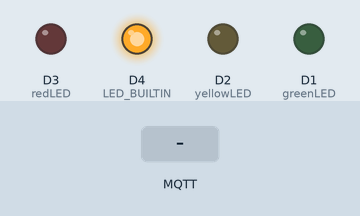
Simulated run of this sketch. Board: ESP8266 (Wemos D1 mini). Parts: output pins drawn as LEDs (lit = HIGH, except the on-board LED, lit = LOW). Dashed ring = blinking. The inputs (shaded band) are chosen by the test bench. WiFi joins after 1.5 s; servers stay silent unless stated; no MQTT or app messages arrive unless stated; what the sketch prints to the serial monitor is not drawn.

Above: at 4.7 s.
4.8 s: MQTT message "blink" arrives on the first subscribed topic
At 5.4 s:
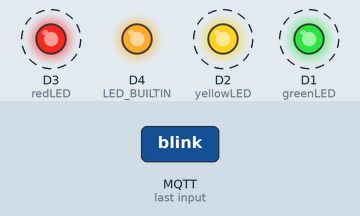
7.8 s: MQTT message "red" arrives on the first subscribed topic
At 8.3 s:
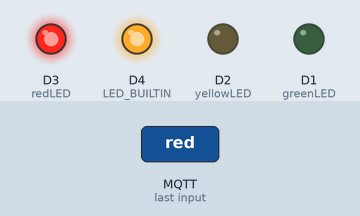
9.4 s: MQTT message "yellow" arrives on the first subscribed topic
At 10.7 s:
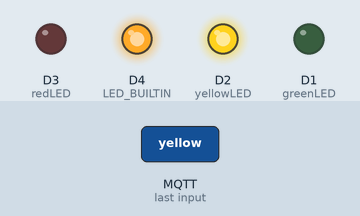
11.0 s: MQTT message "green" arrives on the first subscribed topic
At 12.0 s:
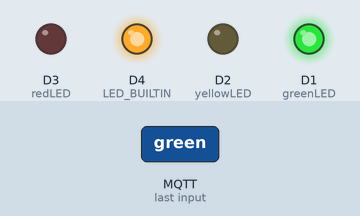
Timing chart, 0 to 13.6 s (numbered marks = the images above; inputs shaded):
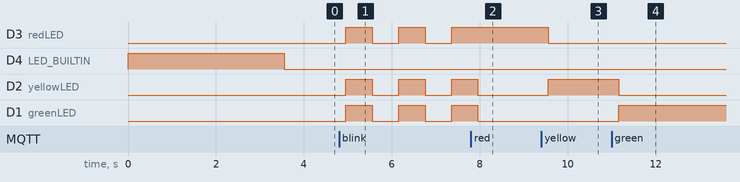

Measured:
- after the input at 4.8 s, D3 (redLED), D2 (yellowLED), D1 (greenLED): alternates HIGH for 0.60 s and LOW for 0.60 s, starting after 0.16 s
- after the input at 7.8 s, D3 (redLED): stays HIGH (without the input it goes to LOW after 0.16 s); D2 (yellowLED), D1 (greenLED): goes on until 8.0 s, then stays LOW
- after the input at 9.4 s, D3 (redLED): HIGH → LOW after 0.16 s; D2 (yellowLED): LOW → HIGH after 0.16 s
- after the input at 11.0 s, D2 (yellowLED): HIGH → LOW after 0.16 s; D1 (greenLED): LOW → HIGH after 0.16 s

The sketch:

light.ino
```cpp
#include <Arduino.h>
#include <ESP8266WiFi.h>
#include <PubSubClient.h>

// Wifi + Broker Info
const char* ssid = "nathan";
const char* password = "ilikepizza123";
const char* server = "192.168.137.2";
const char* ledTopic = "/lights";
const char* host = "arduino-lights";  // Create hostname for this device

WiFiClient wifiClient;
PubSubClient mqttClient(wifiClient);

int redLED = D3;
int yellowLED = D2;
int greenLED = D1;

bool timerOn = false;
unsigned long previousMillis = 0;
long interval = 500;
bool redblinkon = false;

// ## Re-usable function to turn on a specific LED
void turnLED(String color = "off") {
  // Turn off all LED's
  digitalWrite(redLED, LOW);
  digitalWrite(yellowLED, LOW);
  digitalWrite(greenLED, LOW);

  // only turn on the passed LED
  if (color == "red") {
    digitalWrite(redLED, HIGH);
  } else if (color == "yellow") {
    digitalWrite(yellowLED, HIGH);
  } else if (color == "green") {
    digitalWrite(greenLED, HIGH);
  }
}

void setup() {
  Serial.begin(9600);
  Serial.println("Initializing ...");

  // ## Set all color pins to output
  pinMode(LED_BUILTIN, OUTPUT);
  pinMode(redLED, OUTPUT);
  pinMode(yellowLED, OUTPUT);
  pinMode(greenLED, OUTPUT);

  // ## Initialize all LED's to OFF
  turnLED();
  digitalWrite(D4, HIGH);  // turn off the built in LED

  // ## Connect to WiFi - Adapted from http://www.esp8266learning.com/wemos-webserver-example.php
  Serial.print("Connecting WiFi to WiFi: ");
  Serial.print(ssid);

  WiFi.hostname(host);
  WiFi.begin(ssid, password);

  while (WiFi.status() != WL_CONNECTED) {  //Wait for connection
    delay(500);
    Serial.print(".");
  }
  Serial.println("");
  Serial.println("WiFi Connected");
  delay(2000);  // Give things time to start up properly

  //  ## Connect to MQTT
  Serial.println("Connecting to MQTT.");
  mqttClient.setServer(server, 1883);
  mqttClient.setCallback(callback);
  mqttClient.connect(host);
  mqttClient.subscribe(ledTopic);
  Serial.println(mqttClient.state());

  mqttClient.publish("/debug", "Lights Connected");

  digitalWrite(D4, LOW);  // turn on LED after WiFi and MQTT are connected
}

void loop() {

  mqttClient.loop();

  // // run the timer if it is turned on
  if (timerOn) {
    // Serial.print("T");  // used for debugging to ensure it was actually on
    unsigned long currentMillis = millis();
    if (currentMillis - previousMillis >= interval) {
      previousMillis = currentMillis;
      turnLED();
      redblinkon = !redblinkon;
      digitalWrite(redLED, redblinkon);
      digitalWrite(yellowLED, redblinkon);
      digitalWrite(greenLED, redblinkon);
    }
  }

  delay (200);
}

void callback(char* topicChar, byte* payload, unsigned int length) {
  String topic = (String)topicChar;
  String message = "";

  for (int i = 0; i < length; i++) {
    message += (char)payload[i];
  }

  Serial.print("Message arrived [");
  Serial.print(topic);
  Serial.print("] ");
  Serial.println(message);

  if (topic == (String)ledTopic) {
    if (message == "red") {
      turnLED("red");
      timerOn = false;
      // redblinkon = false;
    }

    if (message == "yellow") {
      turnLED("yellow");
      timerOn = false;
      // redblinkon = false;
    }

    if (message == "green") {
      turnLED("green");
      timerOn = false;
      // redblinkon = false;
    }

    if (message == "off") {
      turnLED();
      timerOn = false;
      // redblinkon = false;
    }

    if (message == "blink") {
      if (!timerOn) {
        timerOn = true;
      }
    }
  }
}
```
